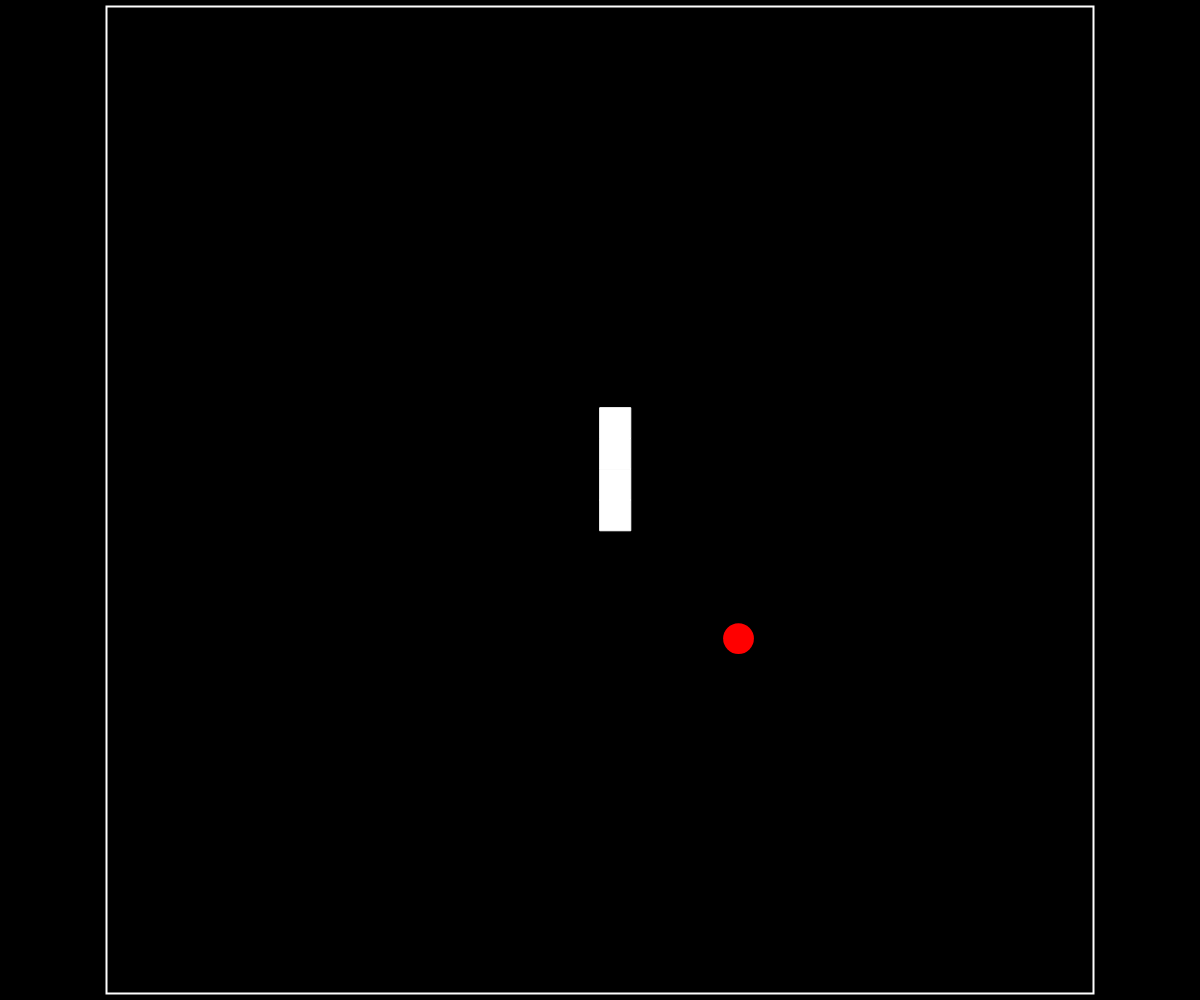
Frame 1 (no input)
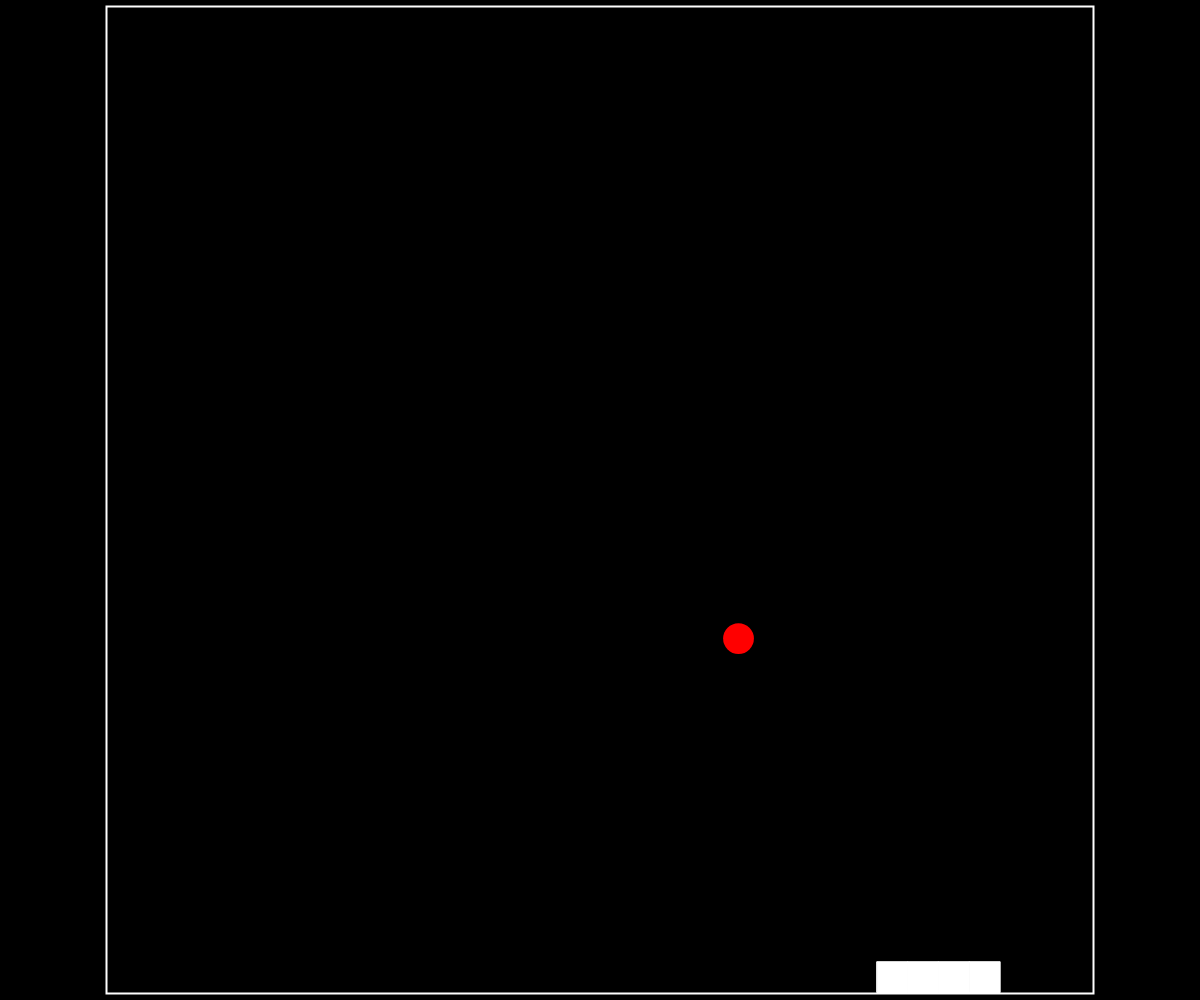
Frame 60 (no input)
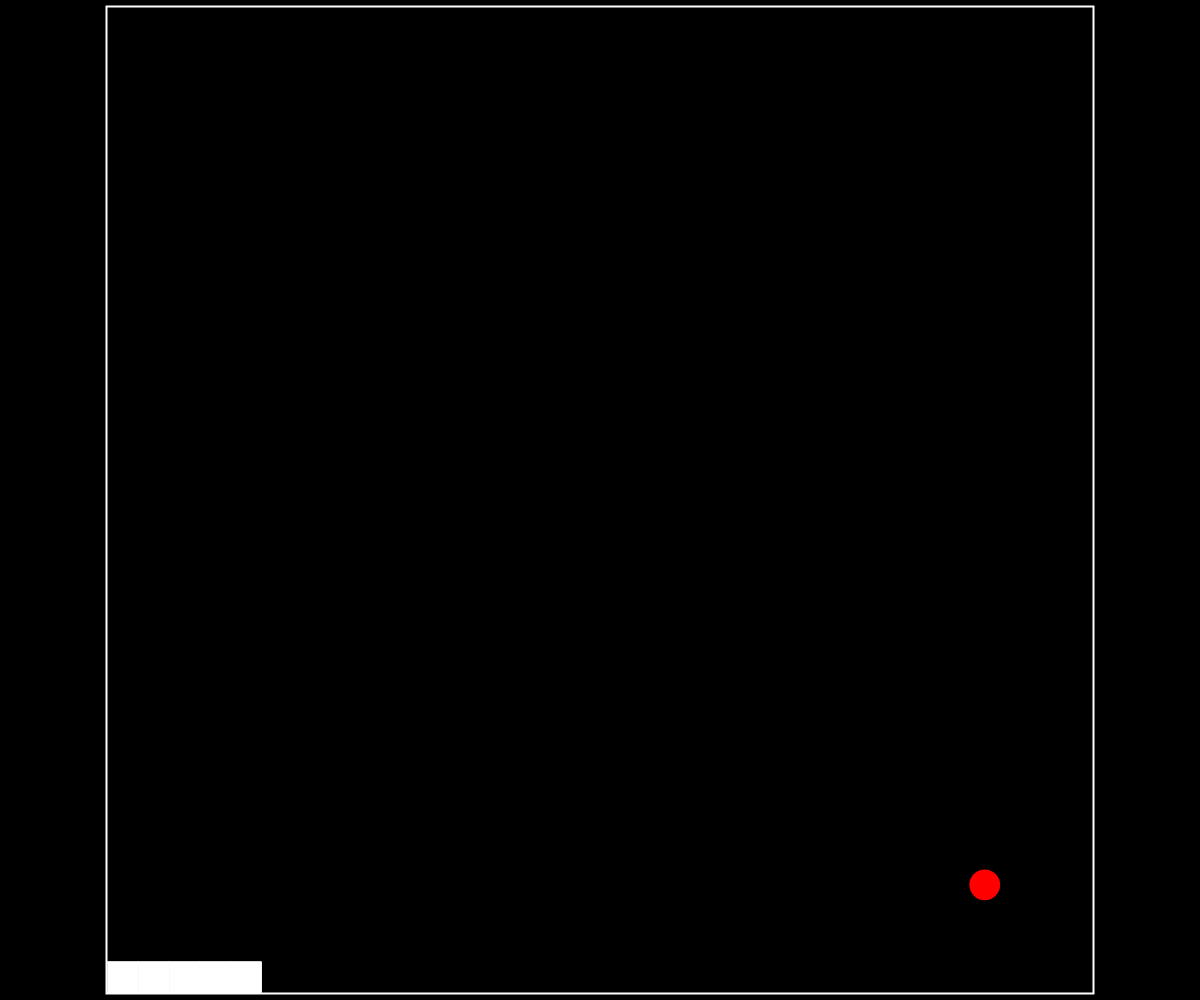
Frame 120 (the mouse pressed at the canvas centre since frame 60)

The p5.js sketch that drew these frames (run headless with seeded random() and noise() and a simulated clock; from frame 60 on, the mouse is pressed at the canvas centre):

// p5.js sketch
// ── sketch.js
let scl;
let game;
let speed = 1;
let fps = 60;

function setup() {
  createCanvas(window.innerWidth, window.innerHeight);

  if(width < height) {
    scl = (width-15)/32;
  } else {
    scl = (height-15)/32;
  }

  game = new Game();
}

function draw() {
  background(0);

  translate(width/2-16*scl, height/2-16*scl);

  stroke(255);
  strokeWeight(1);
  fill(255);
  for(let i=0; i<game.snake.length; i++) {
    rect(game.snake[i][0]*scl, game.snake[i][1]*scl, scl, scl);
  }
  noStroke();
  fill(255, 0, 0);
  ellipse(game.apple[0]*scl + scl/2, game.apple[1]*scl + scl/2, scl, scl);

  noFill();
  stroke(255);
  strokeWeight(2);
  rect(-1, -1, scl*32+2, scl*32+2);

  for(let i=0; i<speed; i++) {
    game.move();
  }

  // if(game.isGameOver()) {
  //   noLoop();
  // }

  frameRate(fps);
}

function windowResized() {
  resizeCanvas(window.innerWidth, window.innerHeight);

  if(width < height) {
    scl = (width-15)/32;
  } else {
    scl = (height-15)/32;
  }
}

function keyPressed() {
  if(key == '+') {
    if(fps === 60) {
      speed++;
    } else {
      fps += 10;
    }
  } else if(key == '-') {
    if(speed > 1) {
      speed--;
    } else if(fps > 10) {
      fps -= 10;
    }
  }
}

// ── game.js

class Game {

    constructor() {
        this.snake = [[16, 16], [16, 15], [16, 14], [16, 13]];
        this.apple = [20, 20];
        this.direction = 4;
        this.fasterWay = false;
    }

    move() {

        let tail = [];

        if(this.snake[0][0] === this.apple[0] && this.snake[0][1] === this.apple[1]) {
            tail.push(this.snake[this.snake.length-1][0]);
            tail.push(this.snake[this.snake.length-1][1]);

            this.generateNewApple();

            if(this.fasterWay) {
                if(this.snake[0][0]%2 === 0) {
                    this.direction = 2;
                } else {
                    this.direction = 8;
                }
                this.fasterWay = false;
            }
        }

        if(this.snake[0][0] > 0 && (this.direction === 8 || this.direction === 2)) {
            let isOK = true;
            for(let i=0; i<this.snake.length; i++) {
                if(this.snake[i][0] === 0 && this.snake[i][1] >= 30) {
                    isOK = false;
                }
            }
            if(this.apple[0] > this.snake[0][0] && isOK) {
                this.direction = 4;
            }
        }

        for(let i=this.snake.length-1; i>0; i--) {
            this.snake[i][0] = this.snake[i-1][0];
            this.snake[i][1] = this.snake[i-1][1];
        }

        if(tail.length > 0) {
            this.snake.push(tail);
        }

        if(this.direction === 8) {
            this.snake[0][1]--;
        } else if(this.direction === 2) {
            this.snake[0][1]++;
        } else if(this.direction === 4) {
            this.snake[0][0]--;
        } else {
            this.snake[0][0]++;
        }

        if(this.snake[0][1] === this.apple[1] && this.snake[0][0] > this.apple[0] && this.snake[0][1] < 30 && this.snake[0][1] !== 0) {
            // for(let i=this.apple[0]; i<this.snake[0][0]-1; i++) {
            //     for(let j=this.apple[0]; j<this.snake[0][1]; j++) {
            //         let isOK = true;
            //         for(let k=0; k<this.snake.length; k++) {
            //             if(this.snake[k][0] === i && this.snake[k][1] === j) {
            //                 isOK = false;
            //                 break;
            //             }
            //         }
            //         if(isOK) {
            //             this.fasterWay = true;
            //             this.direction = 4;
            //         }
            //     }
            // }
            let isOK = true;
            for(let i=0; i<this.snake.length; i++) {
                if(this.snake[i][0] === 0 && this.snake[i][1] >= 30) {
                    isOK = false;
                }
            }
            if(isOK) {
                this.fasterWay = true;
                this.direction = 4;
            }
            
        }



        if(!this.fasterWay) {
            if(this.direction === 4 && this.snake[0][1] === 0) {
                this.direction = 2;
            }
            if(this.direction === 8 && this.snake[0][1] === 0) {
                this.direction = 4;
            }
            if(this.direction === 4 && this.snake[0][1] === 30) {
                this.direction = 8;
            }
            if(this.direction === 2 && this.snake[0][1] === 30) {
                this.direction = 4;
            }
            if(this.snake[0][0] === 0 && this.snake[0][1] === 30) {
                this.direction = 2;
            }
            if(this.snake[0][0] === 0 && this.snake[0][1] === 31) {
                this.direction = 6;
            }
            if(this.snake[0][0] === 31 && this.snake[0][1] === 31) {
                this.direction = 8;
            }
            if(this.direction === 4 && this.snake[0][0] === 0) {
                this.direction = 2;
            }
        }
        
    }

    generateNewApple() {
        let avaiablePositions = [];

        for(let i=0; i<32; i++) {
            for(let j=0; j<32; j++) {
                let isOK = true;
                for(let k=0; k<this.snake.length; k++) {
                    if(this.snake[k][0] === i && this.snake[k][1] === j) {
                        isOK = false;
                        break;
                    }
                }
                if(isOK) {
                    avaiablePositions.push([i, j]);
                }
            }
        }

        if(avaiablePositions.length === 0) {
            noLoop();
        } else {
            this.apple = avaiablePositions[Math.floor(Math.random()*avaiablePositions.length)];
        }
    }

    isGameOver() {
        for(let i=1; i<this.snake.length; i++) {
            if(this.snake[i][0] == this.snake[0][0] && this.snake[i][1] == this.snake[0][1]) {
                alert("GAME OVER" + i);
                return true;
            }
        }
        return false;
    }
}
